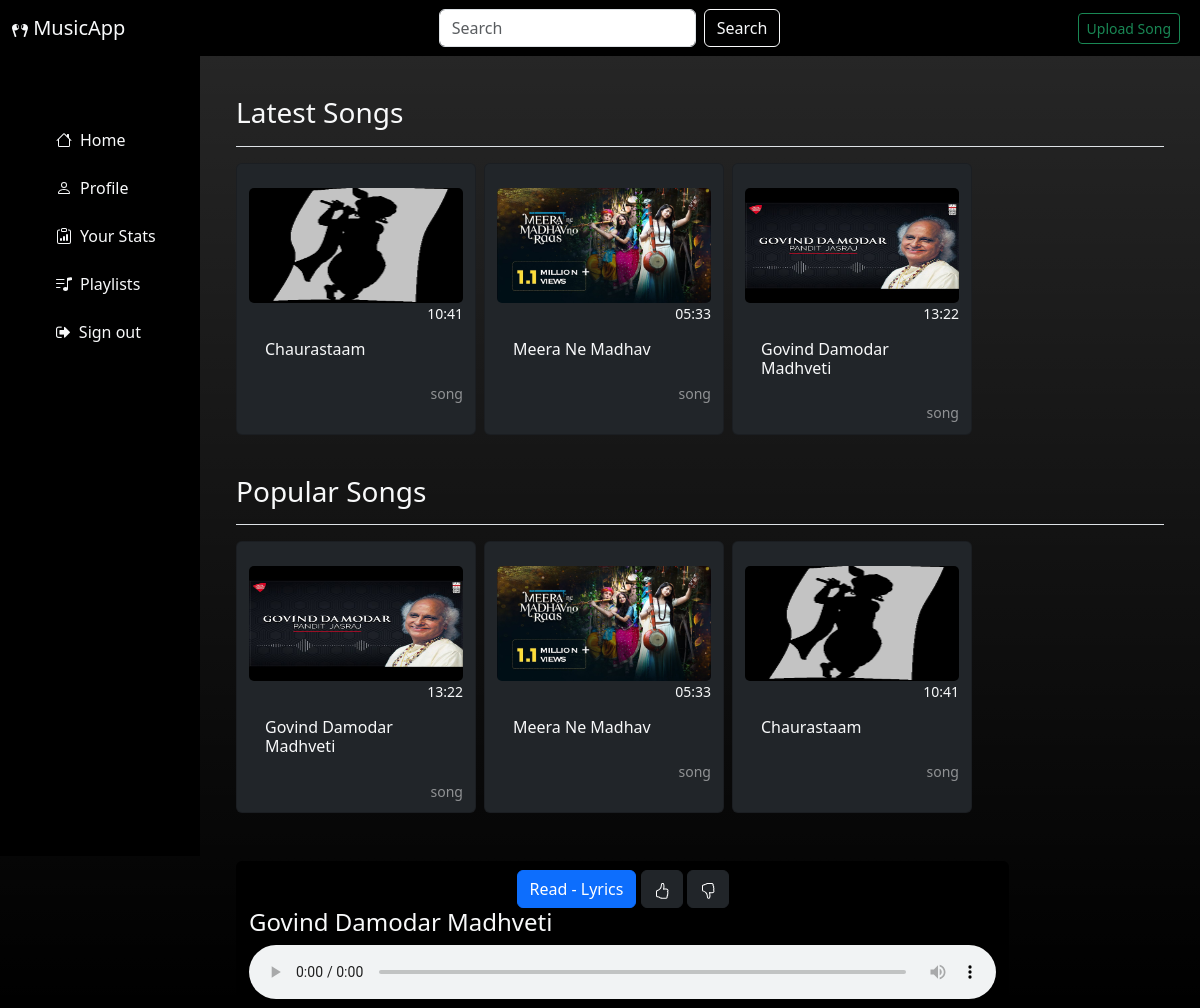
The page /play/1 (signed in) on the database its author committed.
### models.py (models this page shows)
class Song(db.Model):
    __tablename__ = 'songs'
    _id = db.Column("id", db.Integer, autoincrement=True,primary_key=True)
    name = db.Column("name", db.String(), nullable=False)
    lyrics = db.Column("lyrics", db.String(), nullable=True)
    date_created = db.Column("date_created", db.String(), nullable=False)
    duration = db.Column("duration", db.String(), nullable=False)
    path = db.Column("path", db.String(), nullable=False)
    img = db.Column("img", db.String(), nullable=True)
    created_by = db.Column("created_by", db.Integer, db.ForeignKey('users.id'))
    liked_by =  db.relationship('User', secondary = user_likes_song, back_populates='liked_songs')
    disliked_by =  db.relationship('User', secondary = user_dislikes_song, back_populates='disliked_songs')
    part_of = db.relationship('Album', secondary = album_songs, back_populates='songs')

### controllers.py (the view)
@app.route("/play/<int:songid>", methods=["GET", "POST"])
@ifban
def play(songid):
    latest_songs = Song.query.order_by(desc(Song.date_created))
    popular_songs = Song.query.all()
    email_id = session["email"]
    user = User.query.filter_by(email=email_id).first()
    playlists = User_Playlist.query.filter_by(user_id=user._id).all()
    song = Song.query.get(songid)
    likers = song.liked_by
    dislikers = song.disliked_by
    if user in likers:
        like = True
    else:
        like = False
    if user in dislikers:
        dislike = True
    else:
        dislike = False
    return render_template("music.html", splay=song, user=user,  latest_songs=latest_songs, popular_songs=popular_songs, playlists=playlists, like=like, dislike=dislike)

### controllers.py (called while the page is built)
def ifban(func):
    @wraps(func)
    def inner(*args, **kwargs):
        email_id = session["email"]
        user = User.query.filter_by(email=email_id).first()
        if user.ban == 'True':
            return redirect(url_for("baned"))
        return func(*args, **kwargs)
    return inner

### templates/music.html (shortened to what this page needs)
{% extends 'featured_songs.html' %}
{% block playsong %}
<div width="100" style="height: auto;"
  class="navbar card  vw-80 position-fixed-bottom sticky-bottom col-md-10 bg-black text-light">
  <form method="post" action="/play/like/{{ splay._id }}">
    <button type="button" class="btn btn-primary" data-bs-toggle="modal" data-bs-target="#song_lyrics">
      Read - Lyrics
    </button>
    <a class="btn btn-dark" href="/play/like/{{ splay._id }}" >
    </a>
     <a class="btn btn-dark" href="/play/dislike/{{ splay._id }}" >
    </a>
  </form>
  <div class="container-fluid bg-black">
    <h4 id="titlePlayer"> {{ splay.name }}</h4>
    <audio class="w-100" preload="true" id="audioPlayer" controls autoplay>
      <source id="audioSource" src="/static/songs/{{ splay.path }}" type="audio/mpeg">
    </audio>
  </div>
</div>
{% endblock %}

### templates/dashboard.html (shortened to what this page needs)
{% extends 'base.html' %}
{% macro playlist_title(name) -%}
<div class="d-flex justify-content-between flex-wrap flex-md-nowrap align-items-center pt-3 pb-2 mb-3 border-bottom">
  <h3 class="h3">{{ name }}</h3>
</div>
{%- endmacro %}
{% macro songlist(songs) -%}
<div class="container row align-items-start gap-2">
  {% for song in songs %}
  <div class="card bg-dark text-light" style="width: 15rem; height: 17rem;">
    <form id="form" method="get" action="/play">
      <div class="bg-dark text-light ">
        <br>
        <a style="border: none;" name="song_id" href="/play/{{ song._id }}" class="bg-dark card-img ">
          <img style="margin-top: 0px;" src='../static/images/{{ song.img }}' height="115" class="card-img" alt="...">
          <figcaption class="figure-caption text-end text-light">{{ song.duration }}</figcaption>
          <div class="card-body text-white-50">
            <h6 class="card-title text-light">{{ song.name }}</h6>
          </div>
          <p class="figure-caption text-end text-white-50">song</p>
        </a>
      </div>
    </form>
  </div>
  {% endfor %}
</div>
{%- endmacro %}
{% block content %}
{% block musicstream %}{% endblock %}
{% endblock %}

### templates/base.html (style rules this page uses)
a { text-decoration: none; }

### rows shown on the page
Song: img (picture), duration "10:41", name "Chaurastaam"
Song: img (placeholder picture), duration "05:33", name "Meera Ne Madhav"
Song: img (placeholder picture), duration "13:22", name "Govind Damodar Madhveti"

### other values the page prints
{{ name }} "Latest Songs Popular Songs"
